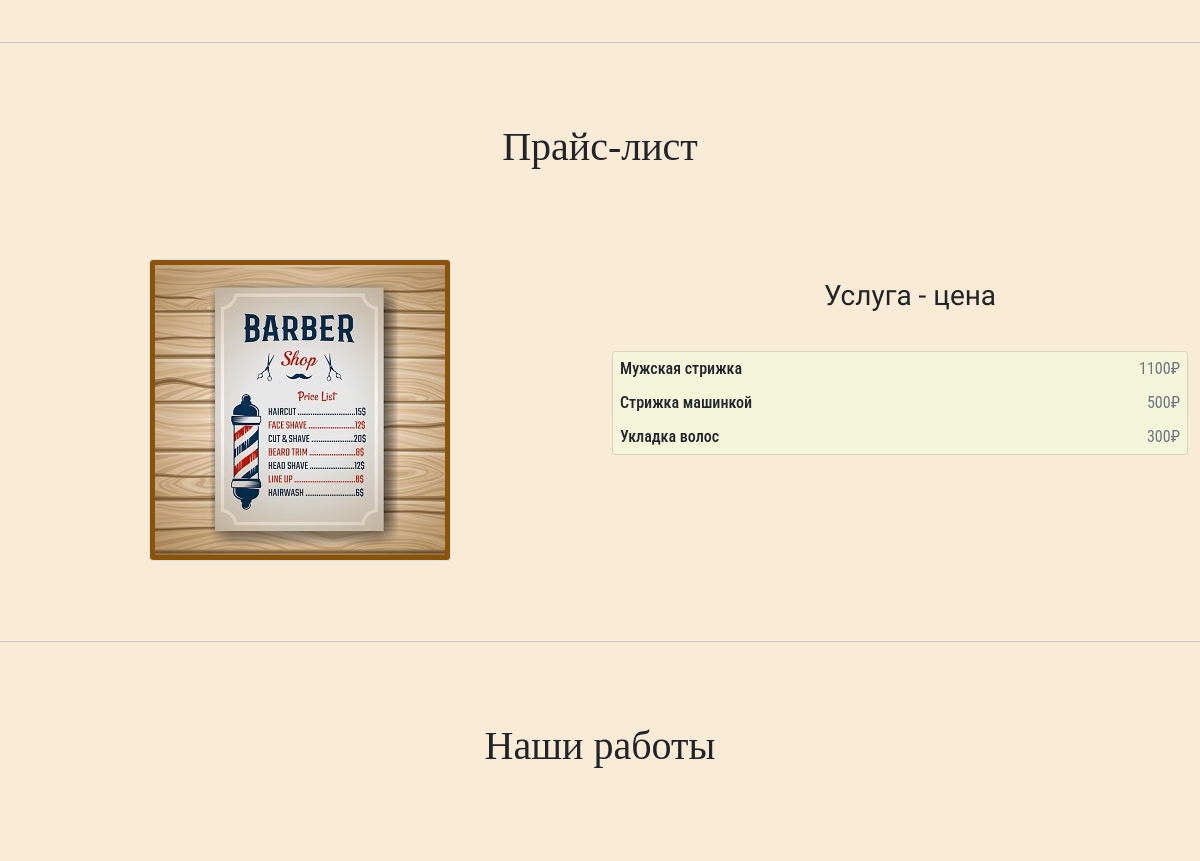
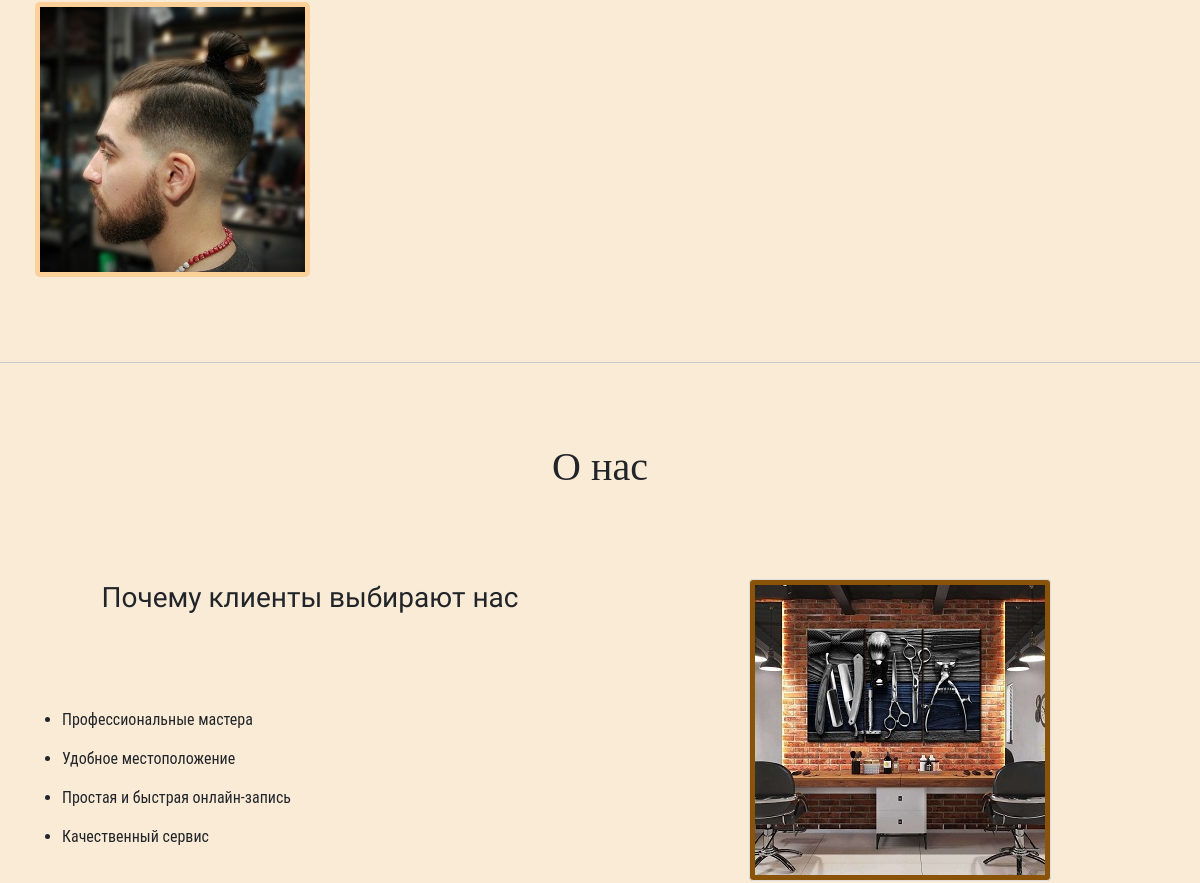
Before: / (middle part) with the older database file (2 pictures, top to bottom).
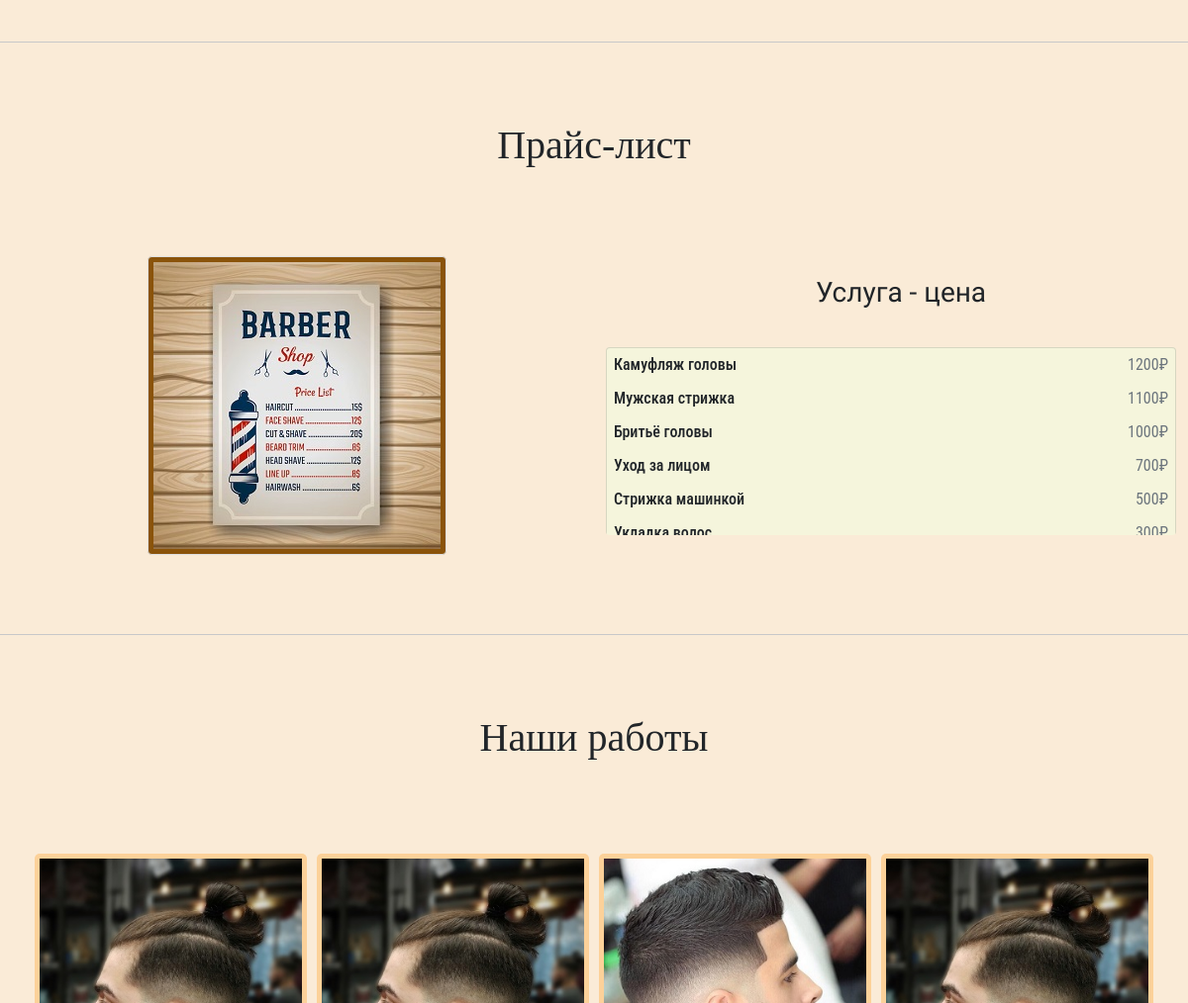
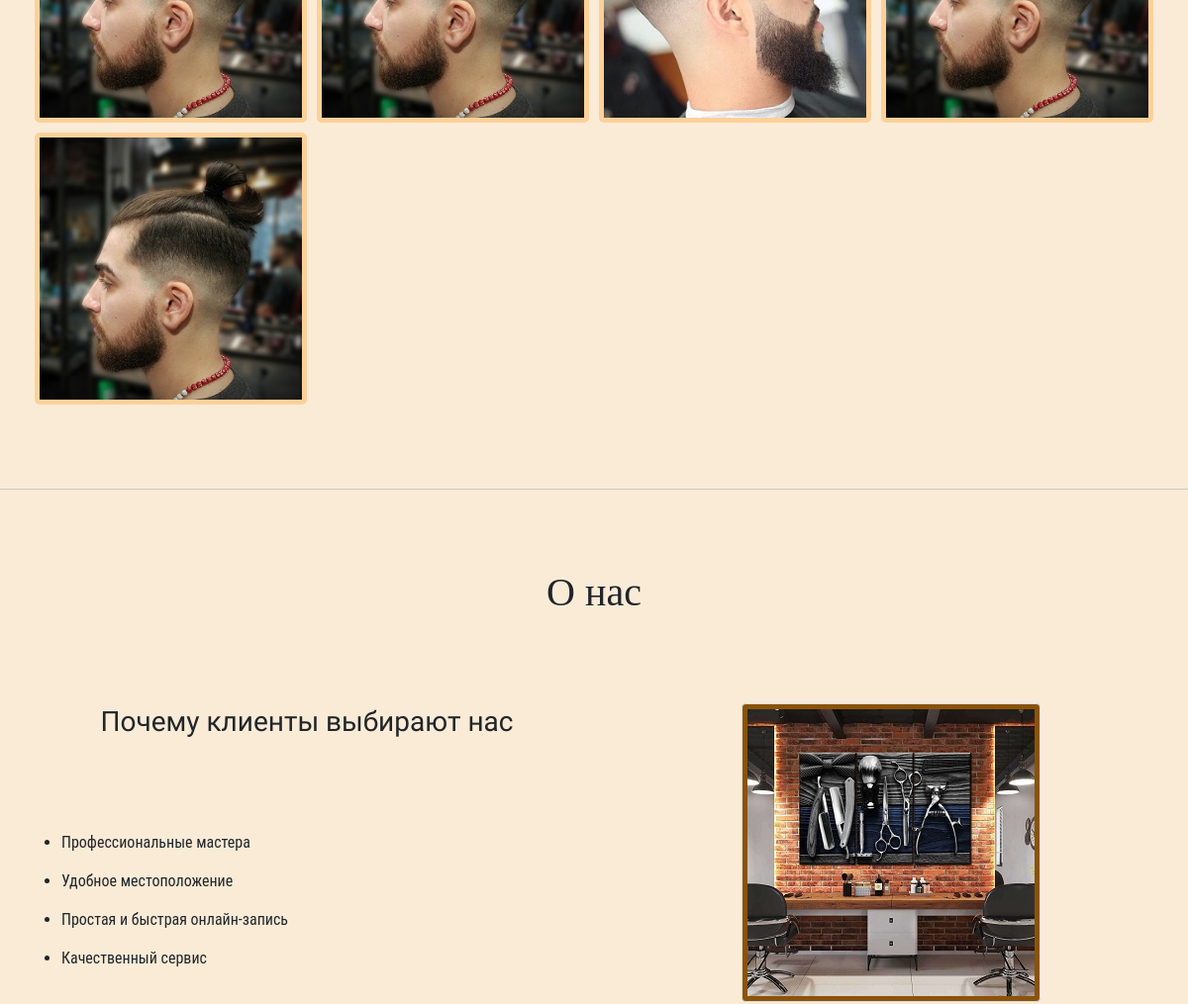
After: the same page with the newer database file (2 pictures, top to bottom).
### barbershop/models.py (models this page shows, shortened)
class Price(models.Model):
    service = models.CharField(max_length=100, db_index=True, verbose_name="Название услуги")
    price = models.IntegerField(default=0, null=True, blank=True, verbose_name="Цена")
    class Meta:
        verbose_name = 'Стрижка'
        verbose_name_plural = 'Прайс-лист'
        ordering = ['-price']

class Portfolio(models.Model):
    image_small = models.ImageField(upload_to='portfolio/images/', blank=True, null=True, verbose_name="Фото маленькое")
    image_big = models.ImageField(upload_to='portfolio/images/', blank=True, null=True, verbose_name="Фото большое")
    end_photo_title = models.CharField(max_length=200, blank=True, null=True, verbose_name="Название большого фото")
    barber = models.ForeignKey(Barbers, on_delete=models.SET_NULL, blank=True, null=True, verbose_name="Барбер")
    class Meta:
        verbose_name = 'Портфолио'
        verbose_name_plural = 'Портфолио'

### barbershop/views.py (the view)
# urls.py: path('', views.barbershop, name='barbershop')
def barbershop(request):
    barbers = Barbers.objects.all()
    price_list = Price.objects.all()
    portfolio = Portfolio.objects.all()
    dict_obj = {
        'barbers': barbers,
        'price_list': price_list,
        'portfolio': portfolio
    }
    return render(request, 'barbershop/barbershop.html', dict_obj)

### barbershop/templates/barbershop/barbershop.html (shortened to what this page needs)
{% extends 'barbershop/base.html' %}
{% load static %}
{% block content %}
<section id="barbers">
</section>
<hr id="hr"/>
<section id="price">
    <h1 class="text-center">Прайс-лист</h1>
    <div class="container-fluid" id="product-container">
      <div class="row" id="banner-row">
        <div class="col-md-6" id="about-col">
          <img
            class="img-responsive rounded mx-auto d-block"
            src="../../static/barbershop/price.jpg"
            alt="Прайс-лист"
          />
        </div>
        <div class="col-lg-6 col-md-12" id="product-col2">
          <h3>Услуга - цена</h3>
          <ul class="list-group">
            {% for service in price_list %}
            <li class="list-group-item d-flex justify-content-between lh-sm">
              <div>
                <h6 class="my-0">{{ service.service }}</h6>
              </div>
              <span class="text-muted">{{ service.price }}₽</span>
            </li>
            {% endfor %}
           </ul>
        </div>
      </div>
    </div>
</section>
<hr id="hr"/>
<section id="portfolio">
    <div class="container">
        <h1 class="text-center">Наши работы</h1>
        <div class="row">
            {% for port in portfolio %}
            <div class="col-lg-3 col-md-4 col-6 thumb">
                <a data-fancybox="gallery" href="../../../media/portfolio/images/{{port.end_photo_title}}.jpg">
                    <img class="img-fluid" src="{{ port.image_small.url }}" alt="Portfolio">
                </a>
            </div>
            {% endfor %}
        </div>
    </div>
</section>
<hr id="hr"/>
<section id="about">
    <h1 class="text-center">О нас</h1>
    <div class="container-fluid" id="about-container">
      <div class="row" id="banner-row">
        <div class="col-md-6" id="about-col">
          <h3>Почему клиенты выбирают нас</h3>
          <ul>
            <li>
                Профессиональные мастера
            </li>
            <li>
                Удобное местоположение
            </li>
            <li>
                Простая и быстрая онлайн-запись
            </li>
            <li>
                Качественный сервис
            </li>
          </ul>
        </div>
        <div class="col-md-6" id="about-col-image">
          <img
            class="img-responsive rounded mx-auto d-block"
            src="../../static/barbershop/salon2.jpg"
            alt="Salon"
          />
        </div>
      </div>
    </div>
</section>
{% endblock %}

### barbershop/templates/barbershop/base.html (shortened to what this page needs)
{% load static %}
<!DOCTYPE html>
<html lang="en">
<head>
    <link rel="stylesheet" href="https://maxcdn.bootstrapcdn.com/bootstrap/4.0.0/css/bootstrap.min.css">
    <link href="https://cdn.jsdelivr.net/npm/bootstrap@5.0.2/dist/css/bootstrap.min.css" rel="stylesheet">
    <link rel="stylesheet" href="../../static/css/jquery.fancybox.min.css">
    <link rel="stylesheet" href="{% static 'css/style.css' %}">
</head>
<body>
    {% block content %}
    {% endblock %}
</body>
</html>

### barbershop/templates/barbershop/navbar.html (shortened to what this page needs)
{% load static %}

### barbershop/templates/barbershop/footer.html (shortened to what this page needs)
{% load static %}

### barbershop/static/css/style.css (style rules this page uses)
* { margin: 0; padding: 0; font-family: 'Roboto Condensed', sans-serif; }
h1 { padding: 80px 0; font-family: 'Playfair Display SC', serif; }
h3 { font-family: 'Arimo', sans-serif; }
hr { margin: 0; }
#barbers, #price, #portfolio, #about { padding-bottom: 80px; background-color: AntiqueWhite; }
#banner-row img { border-radius: 5px; background-color: rgb(138, 83, 10); border: 1px solid #ddd; padding: 5px; }
#banner-row h3, p { padding-left: 20px; padding-top: 2px; padding-bottom: 20px; text-align: center; }
#product-col2 ul { list-style-type: none; padding-top: 10px; height: 200px; overflow-y: scroll; }
#product-col2 ul li { padding: 7px; }
#price h3 { padding-top: 20px; }
.list-group li { background-color: Beige; }
.thumb img { -webkit-filter: grayscale(0); filter: none; border-radius: 5px; background-color: rgb(252, 209, 153); padding: 5px; }
.thumb { padding: 5px; }
#about-col ul { padding-top: 50px; padding-left: 50px; }
#about-col ul li { padding-top: 15px; }

Changed rows visible on the page:
added Price: service "Камуфляж головы", price "1200"
added Price: service "Бритьё головы", price "1000"
added Price: service "Уход за лицом", price "700"
added Portfolio: image_small (picture)
added Portfolio: image_small (picture)
added Portfolio: image_small (picture)
added Portfolio: image_small (picture)
